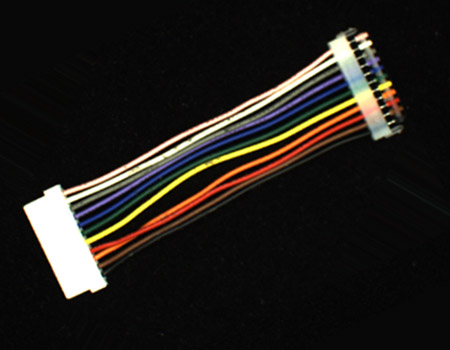
#> input picture opencv/예제s/chap10/images/harness.jpg, 450 x 350 px
$ python 02.correct_object.py
#> lines starting #> are read from the running program, lines starting #| are printed output that depends on the picture; after the words box and inside, x2 and y2 are one past the last pixel; in counts of white or black regions, pixels touching at a corner belong together
import numpy as np, cv2
from Common.hough import *                    # 허프 변환 관련 사용자 정의 함수 포함

def detect_maxObject(img):
    # 외곽선 검출 - Opnecv 4.0부터 반환값은 2개 원소 갖는 튜플
    results = cv2.findContours(img, cv2.RETR_EXTERNAL, cv2.CHAIN_APPROX_SIMPLE)
    if int(cv2.__version__[0]) >= 4:                # Opnecv 4.0은 2원소 튜플 반환
        contours = results[0]
    else:
        contours = results[1]				# OpenCV 3.x은 3원소 튜플 반환

    areas = [cv2.contourArea(c) for c in contours]
    idx = np.argsort(areas)
    max_rect = contours[idx[-1]]

    rect = cv2.boundingRect(max_rect)        # 외곽선을 모두 포함하는 사각형 반환
    rect = np.add(rect, (-10, -10, 20, 20))   # 검출 객체 사각형 크기 확대
    return rect

image = cv2.imread('images/harness.jpg', cv2.IMREAD_COLOR)
#> image is the input picture: shape (350, 450, 3); mean B, G, R 26.5, 30.4, 33.7
if image is None: raise Exception("영상 파일 읽기 에러")
rho, theta = 1, np.pi / 180                             # 허프변환 거리간격, 각도간격
gray = cv2.cvtColor(image, cv2.COLOR_BGR2GRAY)          # 명암도 영상 변환
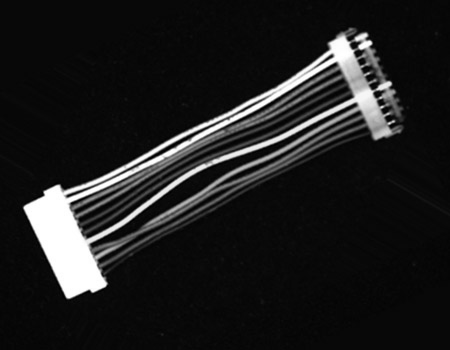
#> gray: shape (350, 450); min 0, max 255, mean 31
_, th_gray = cv2.threshold(gray, 240, 255, cv2.THRESH_BINARY) # 이진 영상 변환
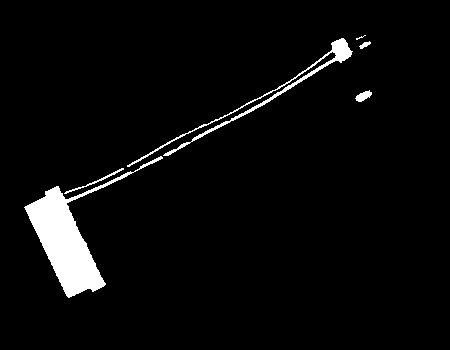
#> th_gray: shape (350, 450); 3.9% white; 6 white regions (1 under 20 px), largest, box (x1, y1, x2, y2) and area: (24, 156, 163, 298) 4532, (127, 38, 353, 167) 1376, (64, 168, 124, 194) 130, (355, 90, 372, 102) 114, (359, 41, 371, 49) 47
kernel = np.ones((3, 3), np.uint8)
morph = cv2.erode(th_gray, kernel, iterations=2)        # 침식 연산 - 2번 반복
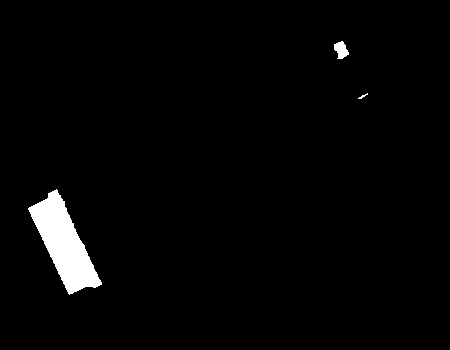
#> morph: shape (350, 450); 2.3% white; 3 white regions

x, y, w, h = detect_maxObject(np.copy(morph))               # 가장 큰 객체 검출
#> in detect_maxObject, `results = cv2.findContours(img, cv2.RETR_EXTERNAL, cv2.CHAIN_APPROX_SI..`: results = 3 contours, 1 with area under 20; largest, box (x1, y1, x2, y2) and area: (28, 189, 102, 295) 3326, (334, 41, 349, 59) 150
#> in detect_maxObject, `contours = results[0]`: contours has the same summary as results
#> in detect_maxObject, `areas = [cv2.contourArea(c) for c in contours]`: areas = [3326, 9.5, 150.5]
#> in detect_maxObject, `idx = np.argsort(areas)`: idx = [1, 2, 0]
#> in detect_maxObject, `max_rect = contours[idx[-1]]`: max_rect = contour of 185 points, box (x1, y1, x2, y2) (28, 189, 102, 295), area 3326
#> in detect_maxObject, `rect = cv2.boundingRect(max_rect)`: rect = (28, 189, 74, 106)
#> in detect_maxObject, `rect = np.add(rect, (-10, -10, 20, 20))`: rect = [18, 179, 94, 126]
#> x = 18; y = 179; w = 94; h = 126
roi = th_gray[y:y+h, x:x+w]
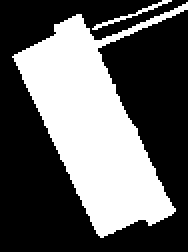
#> roi: shape (126, 94) (shown 2 times larger); 37.6% white; 2 white regions, box (x1, y1, x2, y2) and area: (6, 1, 94, 119) 4377, (46, 0, 86, 15) 76

canny = cv2.Canny(roi, 40, 100)                         # 캐니 에지 검출
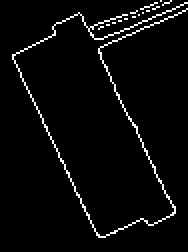
#> canny: shape (126, 94) (shown 2 times larger); 3.7% white in thin lines or dots, all inside (x1, y1, x2, y2) = (6, 0, 94, 119)
#> (the run stopped early here; a loop or call above may not have finished)
